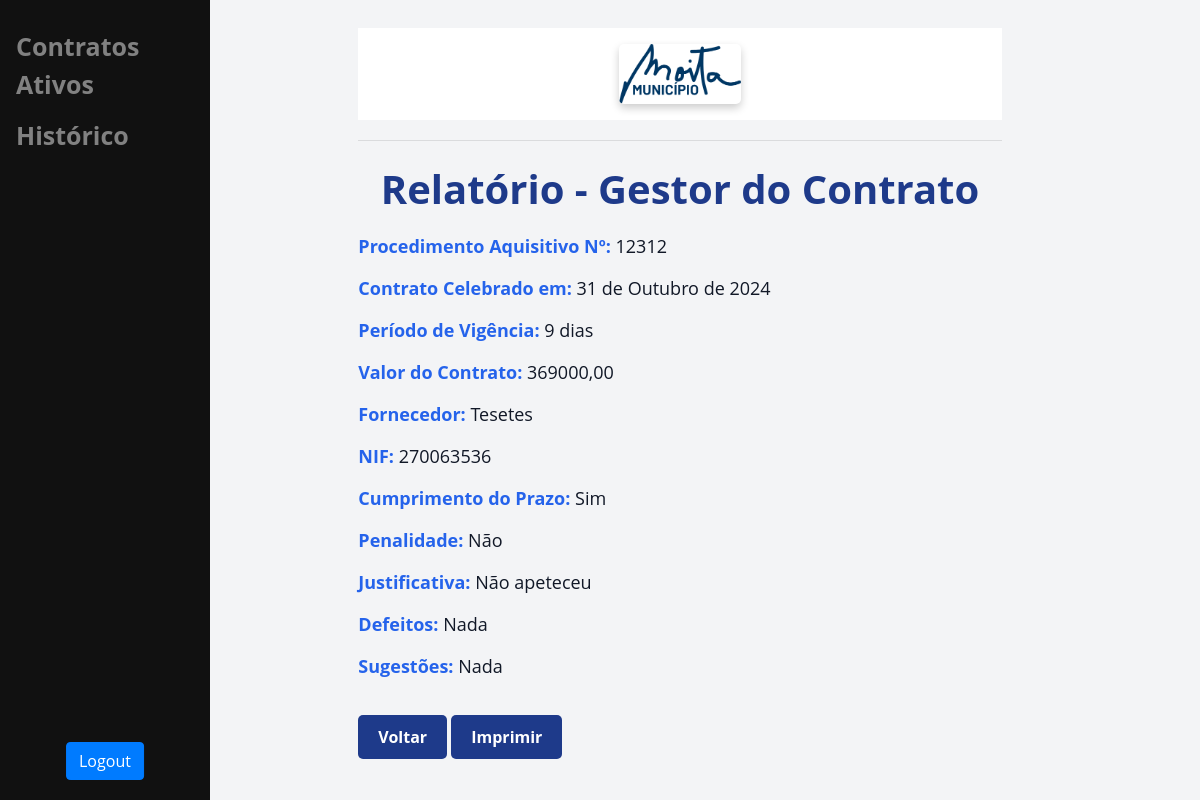
The app's page /caderno_encargos/12/ (signed in) with its own data.
### main/models.py (models this page shows, shortened)
class CadernoEncargo(models.Model):
    user = models.ForeignKey(User, on_delete=models.CASCADE)
    procedimento_n = models.CharField(max_length=255)
    contrato_celebrado = models.CharField(max_length=255)
    periodo_vigencia = models.CharField(max_length=255)
    valor_contrato = models.DecimalField(max_digits=10, decimal_places=2)
    fornecedor = models.CharField(max_length=255)
    nif = models.CharField(max_length=100)
    cumprimento_prazo = models.BooleanField()
    penalidade = models.BooleanField()
    justificar_prazo = models.TextField(blank=True, null=True)
    defeitos = models.TextField(blank=True, null=True)
    sugestoes = models.TextField(blank=True, null=True)

### main/views.py (the view, shortened to what this page needs)
# urls.py: path('caderno_encargos/<int:contract_id>/', views.caderno_encargos, name='caderno_encargos'),
def caderno_encargos(request, contract_id):
    contract = get_object_or_404(Contract, id=contract_id, user=request.user)
    try:
        caderno = CadernoEncargo.objects.get(user=request.user, procedimento_n=contract.numero)
        return render(request, 'main/caderno_encargos_visualizar.html', {'caderno': caderno, 'contract': contract})
    except CadernoEncargo.DoesNotExist:
        contract_data = {
            'procedimento_n': contract.numero,
            'contrato_celebrado': contract.data_inicial,
            'periodo_vigencia': calcular_diferenca(contract.data_inicial, contract.data_final),
            'valor_contrato': contract.valor_total,
            'fornecedor': contract.fornecedor,
            'nif': contract.nif,
        }
        return render(request, 'main/caderno_encargos.html', {'contract_data': contract_data, 'contract': contract})

### main/templates/main/caderno_encargos_visualizar.html (shortened to what this page needs)
{% extends 'main/base.html' %}
{% load humanize %}
{% block content %}
<!DOCTYPE html>
<html lang="pt-PT">
<head>
</head>
<h1>Relatório - Gestor do Contrato</h1>
<p><strong>Procedimento Aquisitivo Nº:</strong> {{ caderno.procedimento_n }}</p>
<p><strong>Contrato Celebrado em:</strong> {{ caderno.contrato_celebrado }}</p>
<p><strong>Período de Vigência:</strong> {{ caderno.periodo_vigencia }}</p>
<p><strong>Valor do Contrato:</strong> {{ caderno.valor_contrato }}</p>
<p><strong>Fornecedor:</strong> {{ caderno.fornecedor }}</p>
<p><strong>NIF:</strong> {{ caderno.nif }}</p>
<p><strong>Cumprimento do Prazo:</strong> {{ caderno.cumprimento_prazo|yesno:"Sim,Não" }}</p>
<p><strong>Penalidade:</strong> {{ caderno.penalidade|yesno:"Sim,Não" }}</p>
<p><strong>Justificativa:</strong> {{ caderno.justificar_prazo }}</p>
<p><strong>Defeitos:</strong> {{ caderno.defeitos }}</p>
<p><strong>Sugestões:</strong> {{ caderno.sugestoes }}</p>
<a id="btn-voltar" class="btn-voltar" href="{% url 'contrato_detalhes' contract.id %}">Voltar</a>
<a id="btn-imp" href="{% url 'gerar_pdf_caderno' caderno.id %}" class="btn-imp">Imprimir</a>
{% endblock %}

### main/templates/main/base.html (style rules this page uses)
:root { --primary-color: #1e3a8a; --secondary-color: #2563eb; --accent-color: #60a5fa; --background-color: #f3f4f6; --text-color: #111827; --light-gray: #e5e7eb; --white: #ffffff; }
body { font-family: 'Open Sans', sans-serif; background-color: var(--background-color); color: var(--text-color); margin: 0; padding: 20px; }
h1 { color: var(--primary-color); font-size: 2rem; margin-bottom: 20px; text-align: center; font-weight: 700; }
a { color: var(--primary-color); text-decoration: none; font-weight: bold; margin-top: 2px; display: block; text-align: left; }

### main/templates/main/caderno_encargos_visualizar.html (style rules this page uses)
body { background-color: var(--background-color); font-family: 'Open Sans', sans-serif; color: var(--text-color); margin: 0; padding: 20px; }
.btn-voltar { display: inline-block; padding: 10px 20px; margin-top: 20px; background-color: var(--primary-color); color: var(--white); text-decoration: none; border-radius: 5px; transition: background-color 0.3s ease; }
.btn-pdf, .btn-imp { display: inline-block; padding: 10px 20px; margin-top: 20px; background-color: var(--primary-color); color: var(--white); text-decoration: none; border-radius: 5px; transition: background-color 0.3s ease; }
h1 { color: var(--primary-color); font-size: 2.5rem; margin-bottom: 20px; }
p { font-size: 1.125rem; margin-bottom: 15px; }
strong { color: var(--secondary-color); }

### records on screen
CadernoEncargo: procedimento_n "12312", contrato_celebrado "31 de Outubro de 2024", periodo_vigencia "9 dias", valor_contrato "369000,00", fornecedor "Tesetes", nif "270063536", cumprimento_prazo "Sim", penalidade "Não", justificar_prazo "Não apeteceu", defeitos "Nada", sugestoes "Nada"
